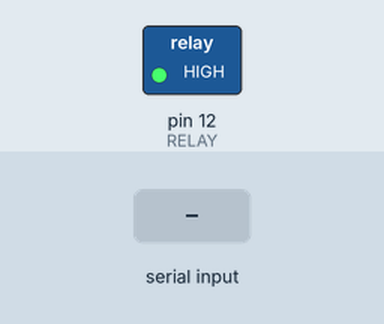
Simulated run of this program. Board: Arduino Uno, built with avr-gcc and run on an emulated ATmega328P. On the bench: switched loads named in the program (green lamp = pin HIGH). The test bench sets the inputs (shaded band).

Above: at 1.2 s.
1.3 s: "0" received over the second serial link
At 2.5 s:
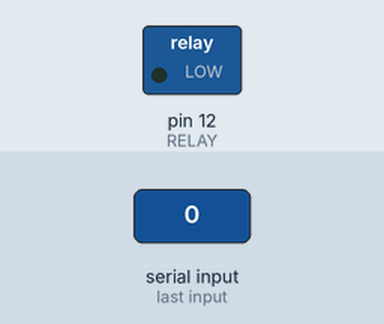
2.8 s: "1" received over the second serial link
At 3.8 s:
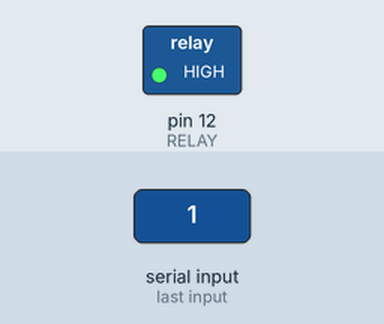
Timing chart, 0 to 5.8 s (numbered marks = the images above; inputs shaded):
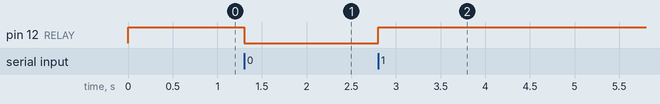

Measured:
- after the input at 1.3 s, pin 12 (RELAY): HIGH → LOW at once
- after the input at 2.8 s, pin 12 (RELAY): LOW → HIGH at once

The program:

main.cpp
```cpp
#include <Arduino.h>
#include <SoftwareSerial.h>

// Constantes
#define RELAY 12
#define TX 8
#define RX 7

SoftwareSerial hc05(RX , TX);


void InitBL(){
  pinMode(TX, OUTPUT);
  pinMode(RX, INPUT);
  hc05.begin(9600); //Speed
  //Serial.begin(9600);
}


void readBL(){
  char val;
  if(hc05.available()){
    val = hc05.read();
    if(val == '0'){ //If transmission is 0 turn off the light.
      digitalWrite(RELAY,LOW);
    }
    if(val == '1'){
      digitalWrite(RELAY,HIGH);
    }
  }
}
void setup() {

  InitBL();
  pinMode(RELAY,OUTPUT);
  digitalWrite(RELAY,HIGH);
  hc05.print("READY\n");
}

void loop() {
  // put your main code here, to run repeatedly:

  readBL();
}
```
